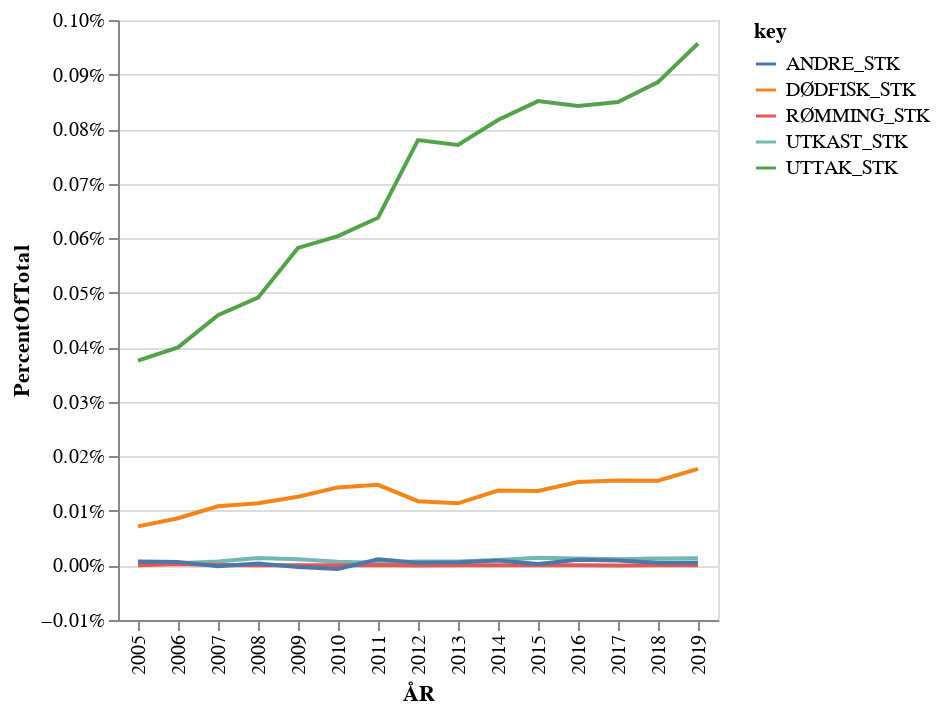

The notebook cell saved with this chart:
### Markdown cell above
https://altair-viz.github.io/gallery/line_percent.html

### Code cell
data=pd.read_csv("https://www.fiskeridir.no/Akvakultur/Tall-og-analyse/Biomassestatistikk/Biomassestatistikk-etter-fylke/_/attachment/download/422fa084-c905-43b4-9446-a050e92e80e5:1c81cbe34307c35cb79e7dc5a55aae783ab17ac7/biostat-total-flk-2019.csv", delimiter=";", error_bad_lines=False, encoding='latin-1', decimal=",")
data_selection=data[(data.ARTSID=="LAKS")].groupby(['ÅR']).sum()
data_selection.reset_index(inplace=True)


alt.Chart(data_selection).transform_fold(['UTTAK_STK','DØDFISK_STK','UTKAST_STK','RØMMING_STK','ANDRE_STK']).transform_joinaggregate(
    TotalAmount='sum(BEHFISK_STK):Q',
).transform_calculate(
    PercentOfTotal="datum.value / datum.TotalAmount"
).mark_line().encode(
    alt.Y('PercentOfTotal:Q', axis=alt.Axis(format='.2%')),
    x='ÅR:N',
    color='key:N'
)

### Figure 1 — Vega-Lite specification as saved in the notebook (floating-point values rounded to 4 significant figures)
{"config": {"view": {"continuousWidth": 400, "continuousHeight": 300}}, "data": {"name": "data-ccd27a4d1bbfc421c36b7f65c50e01ed"}, "mark": "line", "encoding": {"color": {"field": "key", "type": "nominal"}, "x": {"field": "ÅR", "type": "nominal"}, "y": {"axis": {"format": ".2%"}, "field": "PercentOfTotal", "type": "quantitative"}}, "transform": [{"fold": ["UTTAK_STK", "DØDFISK_STK", "UTKAST_STK", "RØMMING_STK", "ANDRE_STK"]}, {"joinaggregate": [{"op": "sum", "field": "BEHFISK_STK", "as": "TotalAmount"}]}, {"calculate": "datum.value / datum.TotalAmount", "as": "PercentOfTotal"}], "$schema": "https://vega.github.io/schema/vega-lite/v4.17.0.json", "datasets": {"data-ccd27a4d1bbfc421c36b7f65c50e01ed": [{"ÅR": 2005, "MÅNED_KODE": 1999, "BEHFISK_STK": 2360474285, "BIOMASSE_KG": 4127000000.0, "UTSETT_SMOLT_STK": 148714490, "FORFORBRUK_KG": 729885596, "UTTAK_STK": 112839397, "UTTAK_KG": 548700000.0, "DØDFISK_STK": 21552138, "UTKAST_STK": 1546866, "RØMMING_STK": 112415, "ANDRE_STK": 2205269}, {"ÅR": 2006, "MÅNED_KODE": 1886, "BEHFISK_STK": 2567650541, "BIOMASSE_KG": 4614000000.0, "UTSETT_SMOLT_STK": 167581859, "FORFORBRUK_KG": 814544921, "UTTAK_STK": 120128539, "UTTAK_KG": 595300000.0, "DØDFISK_STK": 26027550, "UTKAST_STK": 1261104, "RØMMING_STK": 791583, "ANDRE_STK": 1971820}, {"ÅR": 2007, "MÅNED_KODE": 2083, "BEHFISK_STK": 2964468911, "BIOMASSE_KG": 5297000000.0, "UTSETT_SMOLT_STK": 202470314, "FORFORBRUK_KG": 933361820, "UTTAK_STK": 137860066, "UTTAK_KG": 729400000.0, "DØDFISK_STK": 32631670, "UTKAST_STK": 2133323, "RØMMING_STK": 219187, "ANDRE_STK": -408067}, {"ÅR": 2008, "MÅNED_KODE": 1873, "BEHFISK_STK": 3305031783, "BIOMASSE_KG": 5431000000.0, "UTSETT_SMOLT_STK": 227355056, "FORFORBRUK_KG": 988354195, "UTTAK_STK": 147554851, "UTTAK_KG": 735600000.0, "DØDFISK_STK": 34223492, "UTKAST_STK": 4166216, "RØMMING_STK": 79137, "ANDRE_STK": 1073501}, {"ÅR": 2009, "MÅNED_KODE": 1961, "BEHFISK_STK": 3666051360, "BIOMASSE_KG": 6334000000.0, "UTSETT_SMOLT_STK": 227910666, "FORFORBRUK_KG": 1171398659, "UTTAK_STK": 174965855, "UTTAK_KG": 859900000.0, "DØDFISK_STK": 37820790, "UTKAST_STK": 3468144, "RØMMING_STK": 165556, "ANDRE_STK": -801403}, {"ÅR": 2010, "MÅNED_KODE": 1887, "BEHFISK_STK": 3826618130, "BIOMASSE_KG": 6811000000.0, "UTSETT_SMOLT_STK": 252976133, "FORFORBRUK_KG": 1203588697, "UTTAK_STK": 181482990, "UTTAK_KG": 917300000.0, "DØDFISK_STK": 42994457, "UTKAST_STK": 1984872, "RØMMING_STK": 122887, "ANDRE_STK": -1891572}, {"ÅR": 2011, "MÅNED_KODE": 1769, "BEHFISK_STK": 4200058165, "BIOMASSE_KG": 7195000000.0, "UTSETT_SMOLT_STK": 274920653, "FORFORBRUK_KG": 1329694644, "UTTAK_STK": 191564904, "UTTAK_KG": 1001000000.0, "DØDFISK_STK": 44434337, "UTKAST_STK": 1520259, "RØMMING_STK": 310582, "ANDRE_STK": 3363677}, {"ÅR": 2012, "MÅNED_KODE": 1871, "BEHFISK_STK": 4380660313, "BIOMASSE_KG": 7890000000.0, "UTSETT_SMOLT_STK": 266008448, "FORFORBRUK_KG": 1491139435, "UTTAK_STK": 234345868, "UTTAK_KG": 1189000000.0, "DØDFISK_STK": 35415776, "UTKAST_STK": 2172229, "RØMMING_STK": 10524, "ANDRE_STK": 1538232}, {"ÅR": 2013, "MÅNED_KODE": 1824, "BEHFISK_STK": 4468149341, "BIOMASSE_KG": 7858000000.0, "UTSETT_SMOLT_STK": 280259942, "FORFORBRUK_KG": 1455787230, "UTTAK_STK": 231678216, "UTTAK_KG": 1136000000.0, "DØDFISK_STK": 34240773, "UTKAST_STK": 2210292, "RØMMING_STK": 170789, "ANDRE_STK": 1756729}, {"ÅR": 2014, "MÅNED_KODE": 1990, "BEHFISK_STK": 4555083286, "BIOMASSE_KG": 8274000000.0, "UTSETT_SMOLT_STK": 288815389, "FORFORBRUK_KG": 1573441364, "UTTAK_STK": 245389168, "UTTAK_KG": 1220000000.0, "DØDFISK_STK": 41240808, "UTKAST_STK": 2990600, "RØMMING_STK": 168655, "ANDRE_STK": 2695579}, {"ÅR": 2015, "MÅNED_KODE": 2218, "BEHFISK_STK": 4583745541, "BIOMASSE_KG": 8213000000.0, "UTSETT_SMOLT_STK": 299019775, "FORFORBRUK_KG": 1553603927, "UTTAK_STK": 255831847, "UTTAK_KG": 1237000000.0, "DØDFISK_STK": 41062539, "UTKAST_STK": 4250253, "RØMMING_STK": 158305, "ANDRE_STK": 798150}, {"ÅR": 2016, "MÅNED_KODE": 2281, "BEHFISK_STK": 4590937763, "BIOMASSE_KG": 8152000000.0, "UTSETT_SMOLT_STK": 292025883, "FORFORBRUK_KG": 1544127329, "UTTAK_STK": 253174341, "UTTAK_KG": 1180000000.0, "DØDFISK_STK": 45950242, "UTKAST_STK": 3846076, "RØMMING_STK": 58011, "ANDRE_STK": 3140073}, {"ÅR": 2017, "MÅNED_KODE": 2002, "BEHFISK_STK": 4740554193, "BIOMASSE_KG": 8645000000.0, "UTSETT_SMOLT_STK": 298618901, "FORFORBRUK_KG": 1647015269, "UTTAK_STK": 255281628, "UTTAK_KG": 1237000000.0, "DØDFISK_STK": 46769281, "UTKAST_STK": 3480829, "RØMMING_STK": 5190, "ANDRE_STK": 2715144}, {"ÅR": 2018, "MÅNED_KODE": 1855, "BEHFISK_STK": 4892618613, "BIOMASSE_KG": 8818000000.0, "UTSETT_SMOLT_STK": 304398633, "FORFORBRUK_KG": 1646796239, "UTTAK_STK": 266302193, "UTTAK_KG": 1279000000.0, "DØDFISK_STK": 46689194, "UTKAST_STK": 3784104, "RØMMING_STK": 122040, "ANDRE_STK": 1514588}, {"ÅR": 2019, "MÅNED_KODE": 1779, "BEHFISK_STK": 5002164752, "BIOMASSE_KG": 9203000000.0, "UTSETT_SMOLT_STK": 288011373, "FORFORBRUK_KG": 1726296905, "UTTAK_STK": 287603494, "UTTAK_KG": 1362000000.0, "DØDFISK_STK": 53194593, "UTKAST_STK": 3959356, "RØMMING_STK": 103150, "ANDRE_STK": 1483417}]}}
